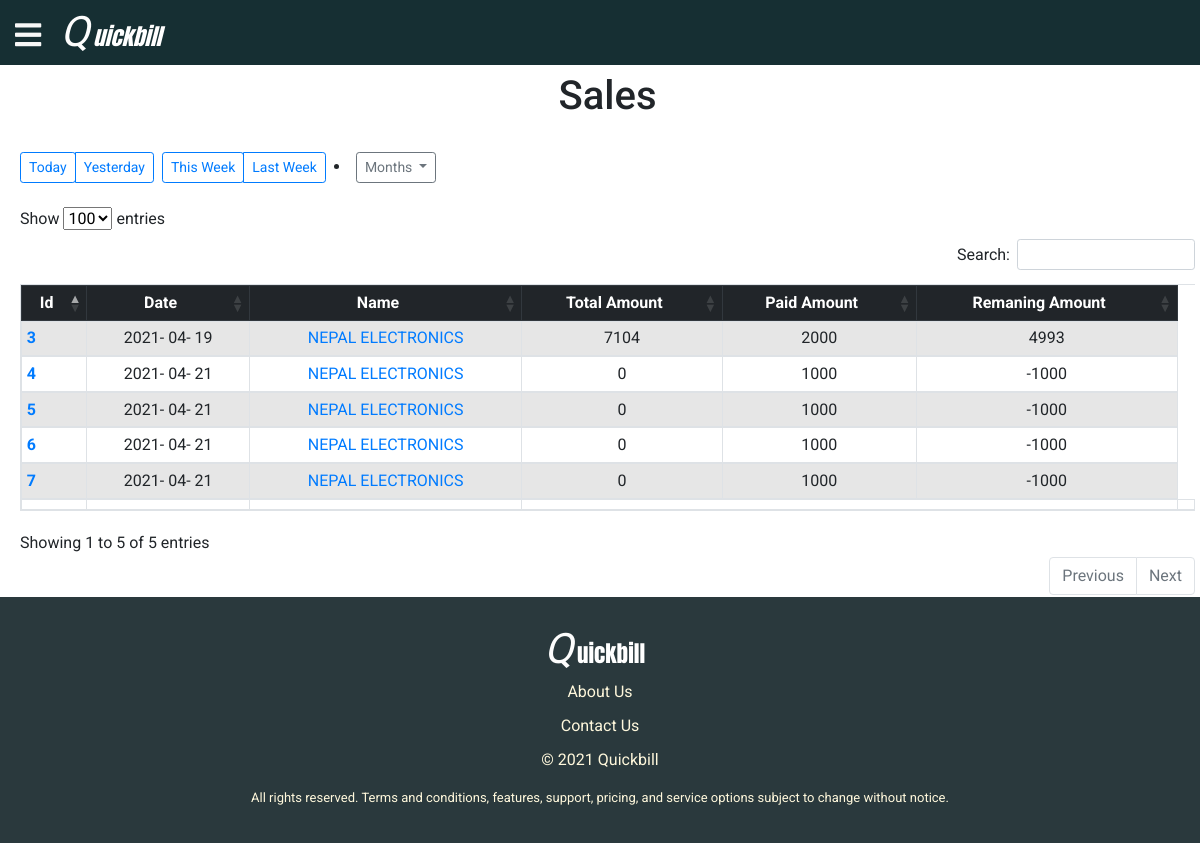
/salesentries (signed in), run on the app's committed database.
### Quickbill/invoice/models.py (models this page shows, shortened)
class SalesInvoice(db.Model):
    __tablename__ = 'sales_invoice'
    admin = db.relationship(User)
    id = db.Column(db.Integer, primary_key=True)
    admin_id=db.Column(db.Integer,db.ForeignKey('admin.id'),nullable=False)
    date = db.Column(db.DateTime, nullable=False, default=datetime.date.today())
    name = db.Column(db.Text, nullable=False)
    total_amount = db.Column(db.Integer,default=0)
    paid_amount = db.Column(db.Integer)
    remaning_amount = db.Column(db.Integer,default=0)
    discount = db.Column(db.Integer,nullable=True, default=0)

### Quickbill/invoice/application/views.py (the view)
@application.route('/salesentries', methods=["GET", "POST"])
@login_required
def salesentries():
    form = ReportForm()
    items = extract(SalesInvoice)[1]
    return render_template('sales/salesentries.html', items=items, form=form, title='Sales')

### Quickbill/invoice/forms.py
class ReportForm(FlaskForm):
    this_week=SubmitField('This Week')
    last_week=SubmitField('Last Week')
    january=SubmitField('January')
    february=SubmitField('February')
    march=SubmitField('March')
    april=SubmitField('April')
    may=SubmitField('May')
    june=SubmitField('June')
    july=SubmitField('July')
    august=SubmitField('August')
    september=SubmitField('September')
    october=SubmitField('October')
    november=SubmitField('November')
    december=SubmitField('December')
    today=SubmitField('Today')
    this_month=SubmitField('This month')
    yesterday=SubmitField('Yesterday')

### Quickbill/invoice/helper_functions.py (called while the page is built)
def choice(i):
  start=datetime.date(dt.today().year,i,day=1)
  end=datetime.date(dt.today().year,1,day=1)+relativedelta(months=+i,days=-1)
  return list((start,end))

### Quickbill/invoice/models.py (called while the page is built)
@login_manager.user_loader
def load_user(user_id):
    return User.query.get(user_id)

### Quickbill/invoice/templates/sales/salesentries.html (shortened to what this page needs)
{% extends "appbase.html"%}
{% block content %}
<h1 class="text-center">{{title}}</h1><br>
<form method="POST">
  <div class="btn-toolbar mb-2 mb-md-0">
    <div class="btn-group mr-2">
      {{form.today(class="btn btn-sm btn-outline-primary dropdown-toggle")}}
      {{form.yesterday(class="btn btn-sm btn-outline-primary dropdown-toggle")}}
    </div>
    <div class="btn-group mr-2">
      {{form.this_week(class="btn btn-sm btn-outline-primary dropdown-toggle")}}
      {{form.last_week(class="btn btn-sm btn-outline-primary dropdown-toggle")}}
    </div>
    <li class="nav-item dropdown">
      <a class="btn btn-sm btn-outline-secondary dropdown-toggle" href="#" id="navbarDropdown" role="button"
        data-toggle="dropdown" aria-haspopup="true" aria-expanded="false">
        Months
      </a>
    </li>
  </div>
</form>
<br>
<div class="wrapper small_view">
  <table class="display table table-striped table-bordered table-sm compact small_view_table" style="width:100%;">
    <thead class="thead-dark">
      <tr>
        <th class="text-center">Id</th>
        <th class="text-center">Date</th>
        <th class="text-center">Name</th>
        <th class="text-center">Total Amount</th>
        <th class="text-center">Paid Amount</th>
        <th class="text-center">Remaning Amount</th>
      </tr>
    </thead>
    <tbody>
      {% for i in items %}
      <tr>
        <th scope="row"><a href="{{ url_for('application.voucher_id',id=i.id) }}">{{ i.id }}</a></th>
        <td class="text-center">{{ i.date.strftime('%Y- %m- %d')}}</td>
        <td class="text-center"><a
            href="{{ url_for('application.profile',costumer_name=i.name) }}">{{i.name}}</a></td>
        <td class="text-center">{{i.total_amount}}</td>
        <td class="text-center">{{i.paid_amount}}</td>
        <td class="text-center">{{i.remaning_amount}}</td>
      </tr>
      {% endfor %}
    </tbody>
    <tfoot>
      <tr>
        <th></th>
        <th></th>
        <th></th>
        <th colspan="4"></th>
        <th></th>
      </tr>
    </tfoot>
  </table>
</div>
</div>
<link rel="stylesheet" href="  https://cdn.datatables.net/buttons/1.6.4/css/buttons.dataTables.min.css">
<link rel="stylesheet" href=" https://cdn.datatables.net/1.10.22/css/dataTables.bootstrap5.min.css">
{% endblock %}

### Quickbill/invoice/static/css/style.css (style rules this page uses)
body { font-family: Roboto, "arial"; margin: 0; }
html { margin: 0; padding: 0; }

### data on the page
SalesInvoice: id "3", date "2021- 04- 19", name "NEPAL ELECTRONICS", total_amount "7104", paid_amount "2000", remaning_amount "4993"
SalesInvoice: id "4", date "2021- 04- 21", name "NEPAL ELECTRONICS", total_amount "0", paid_amount "1000", remaning_amount "-1000"
SalesInvoice: id "5", date "2021- 04- 21", name "NEPAL ELECTRONICS", total_amount "0", paid_amount "1000", remaning_amount "-1000"
SalesInvoice: id "6", date "2021- 04- 21", name "NEPAL ELECTRONICS", total_amount "0", paid_amount "1000", remaning_amount "-1000"
SalesInvoice: id "7", date "2021- 04- 21", name "NEPAL ELECTRONICS", total_amount "0", paid_amount "1000", remaning_amount "-1000"

### other printed values
{{ title }} "Sales"
